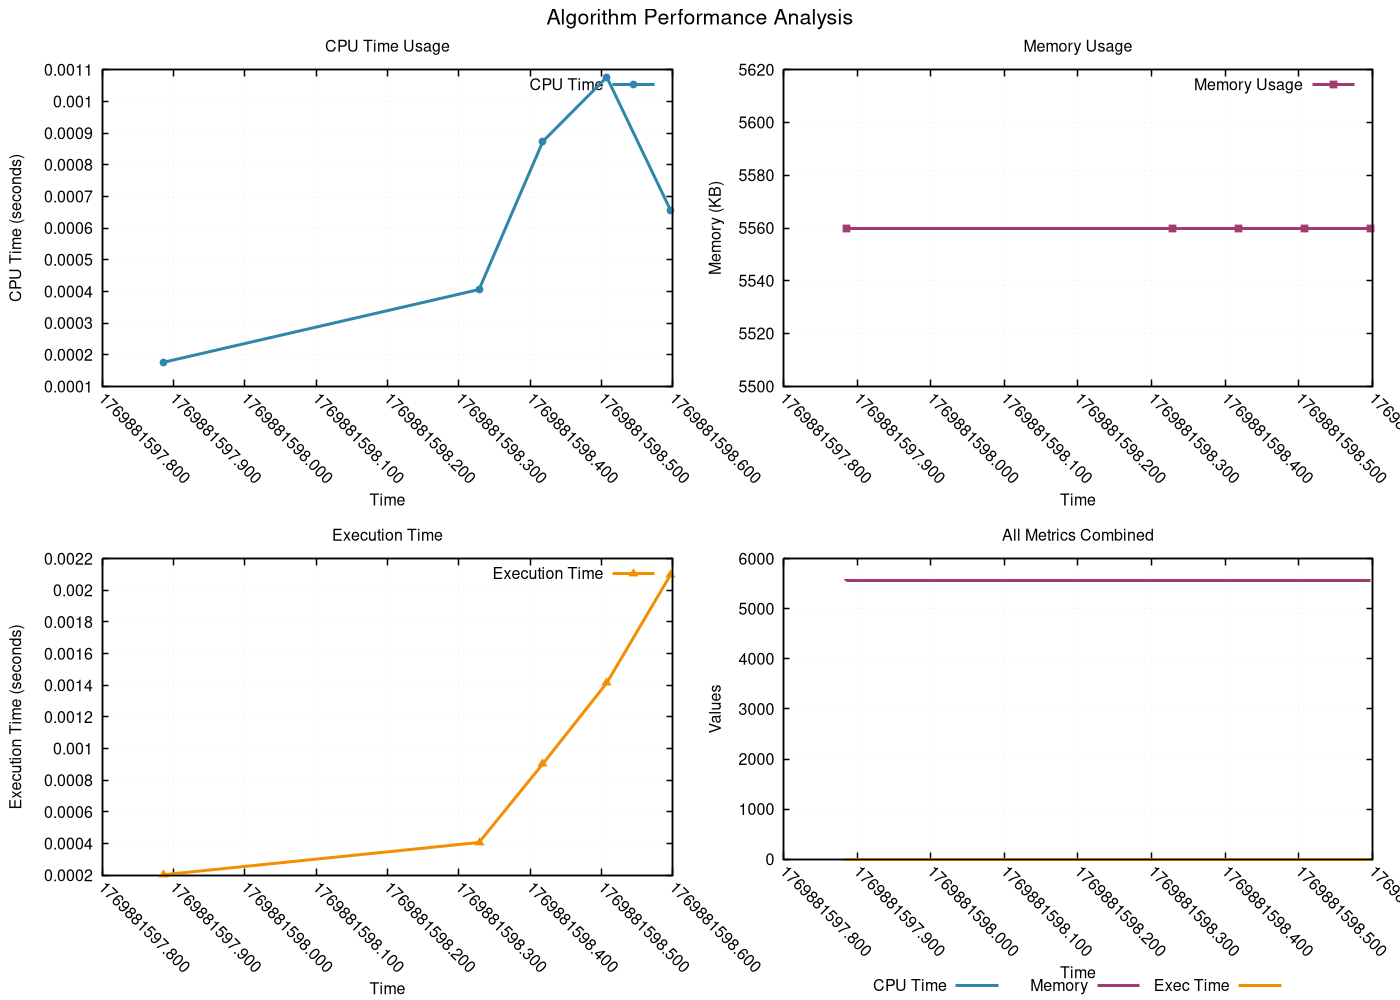

This figure's gnuplot source:
# GNUplot script for resource monitoring
set terminal pngcairo enhanced font 'Helvetica,12' size 1400,1000
set output 'png/heap_sort_20260131_224634.png'

set multiplot layout 2,2 title 'Algorithm Performance Analysis' font 'Helvetica,16'
set style line 1 lc rgb '#2E86AB' lt 1 lw 3 pt 7 ps 0.8
set style line 2 lc rgb '#A23B72' lt 1 lw 3 pt 5 ps 0.8
set style line 3 lc rgb '#F18F01' lt 1 lw 3 pt 9 ps 0.8
set style line 4 lc rgb '#F19C79' lt 1 lw 3 pt 11 ps 0.8
set style line 5 lc rgb '#0ABB9F' lt 1 lw 3 pt 13 ps 0.8

set format x "%.3f"
set xtics rotate by -45
set autoscale x

set title 'CPU Time Usage'
set xlabel 'Time'
set ylabel 'CPU Time (seconds)'
set grid linestyle 1 lc rgb '#D3D3D3' lt 0 lw 1
set border linewidth 1.5
plot 'png/heap_sort_20260131_224634.dat' using 1:2 with linespoints ls 1 title 'CPU Time'
set title 'Memory Usage'
set xlabel 'Time'
set ylabel 'Memory (KB)'
set grid linestyle 1 lc rgb '#D3D3D3' lt 0 lw 1
set border linewidth 1.5
plot 'png/heap_sort_20260131_224634.dat' using 1:3 with linespoints ls 2 title 'Memory Usage'
set title 'Execution Time'
set xlabel 'Time'
set ylabel 'Execution Time (seconds)'
set grid linestyle 1 lc rgb '#D3D3D3' lt 0 lw 1
set border linewidth 1.5
plot 'png/heap_sort_20260131_224634.dat' using 1:4 with linespoints ls 3 title 'Execution Time'
set title 'All Metrics Combined'
set xlabel 'Time'
set ylabel 'Values'
set grid linestyle 1 lc rgb '#D3D3D3' lt 0 lw 1
set border linewidth 1.5
set key outside center bottom horizontal
plot 'png/heap_sort_20260131_224634.dat' using 1:2 with lines ls 1 title 'CPU Time', \
     'png/heap_sort_20260131_224634.dat' using 1:3 with lines ls 2 title 'Memory', \
     'png/heap_sort_20260131_224634.dat' using 1:4 with lines ls 3 title 'Exec Time'
unset multiplot
